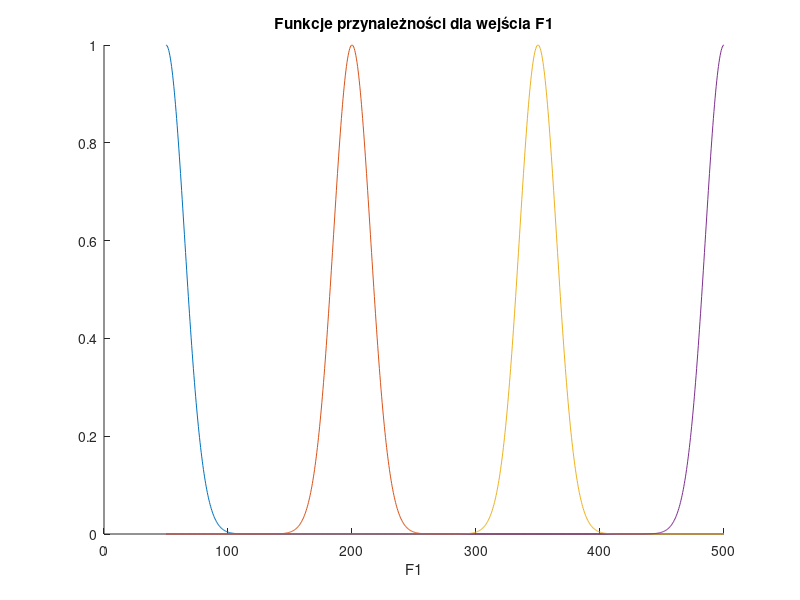
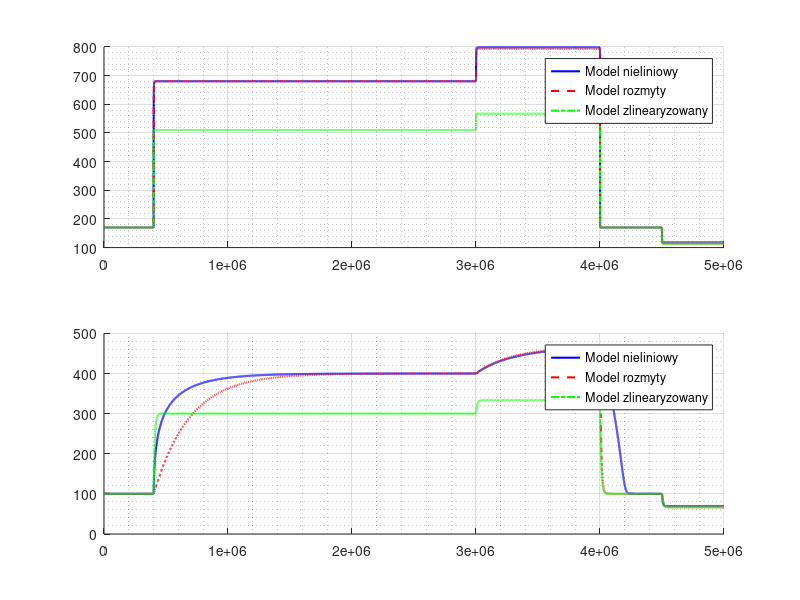

MATLAB code to generate these figures, in order:
%% Porównanie modelu nieliniowego i zlinearizowanego
clear; clc;

Tend = 50e5;
h0 = [170; 100];
F1 = @(t) 200 + 300*(t >= 4e5) - 350*(t >= 40e5);
FD = @(t) 100 + 50*(t >= 30e5) - 50 *(t >= 45e5);

% W stanach przejściowych model rozmyty dalej zachowuje się niezbyt dobrze
% podobnie jak model liniowy, ale w stanach ustalownych dopasowuje się
% bardzo dobrze do modelu nieliniowego. Warto zauważyć, że stany
% przejściowe dla wysokości h1 też są dobrze odwzorowane, natomiast
% problematyczne jest h2 ze względu na długi czas reakcji. 
% My rozmywamy tylko F1, a Fd traktujemy jako zakłócenie (z założenia bliskie 100), ale można by zrobić rozmycie po parze F1, Fd.
% W ten sposób model rozmyty mógłby lepiej reagować na zmiany zakłócenia i moglibyśmy zaprojektować zakres pracy Fd.


%% ---------------------------------------------------------------
% Model nieliniowy dynamiczny

fNonlinear = @(t,h) [ ...
    ( F1(t) + FD(t) - 23 * sqrt(h(1))) / (0.7 * h(1)) ; ...
    ( 23 * sqrt(h(1)) - 30 * sqrt(h(2))) / (1.35 * h(2)^2) ...
];


%% ---------------------------------------------------------------
%  Model zlinearyzowany

F1_point = 200;
Fd_point = 100;
h1_point = ( 1/23 * (F1_point + Fd_point) )^2;
h2_point = ( 1/30 * (F1_point + Fd_point) )^2;

A = zeros(2,2);
A(1,1) = -1.42857142857143*(F1_point + Fd_point - 23*sqrt(h1_point))/h1_point^2 - 16.4285714285714/h1_point^(3/2);
A(1,2) = 0;
A(2,1) = 8.51851851851852/(sqrt(h1_point)*h2_point^2);
A(2,2) = -1.48148148148148*(23*sqrt(h1_point) - 30*sqrt(h2_point))/h2_point^3 - 11.1111111111111/h2_point^(5/2);

B = zeros(2,2);
B(1,1) = 1.42857142857143/h1_point;
B(1,2) = 1.42857142857143/h1_point;
B(2,1) = 0;
B(2,2) = 0;

fLinear = @(t,h) A * (h - [h1_point; h2_point]) + B * [F1(t) - F1_point; FD(t) - Fd_point];


%% ---------------------------------------------------------------
% Model rozmyty z lokalnymi modelami zlinearizowanymi

% Zbiory rozmyte dla wejścia F1
% (Zał: Fd = 100)
F1Range = [50, 500];

NumOfFuzzySets = 4;
F1p = linspace(F1Range(1), F1Range(2), NumOfFuzzySets);
DF1p = F1p(2) - F1p(1);

mf = cell(1, NumOfFuzzySets);
sigma = 0.1*DF1p;
for i = 1:NumOfFuzzySets
    c = F1p(i);
    mf{i} = @(z) gaussmf(z, [sigma c]);
end

figure(1);
x = linspace(F1Range(1), F1Range(2), 1000);
hold on;
title('Funkcje przynależności dla wejścia F1');
xlabel('F1');
for i = 1:NumOfFuzzySets
    plot(x, mf{i}(x));
end

% Lokalne modele zlinearizowane
fLin = cell(1, NumOfFuzzySets);
for i = 1:NumOfFuzzySets
    F1p_ = F1p(i);
    Fdp_ = 100;
    h1p_ = ( 1/23 * (F1p_ + Fdp_) )^2;
    h2p_ = ( 1/30 * (F1p_ + Fdp_) )^2;

    A = zeros(2,2);
    A(1,1) = -1.42857142857143*(F1p_ + Fdp_ - 23*sqrt(h1p_))/h1p_^2 - 16.4285714285714/h1p_^(3/2);
    A(1,2) = 0;
    A(2,1) = 8.51851851851852/(sqrt(h1p_)*h2p_^2);
    A(2,2) = -1.48148148148148*(23*sqrt(h1p_) - 30*sqrt(h2p_))/h2p_^3 - 11.1111111111111/h2p_^(5/2);

    B = zeros(2,2);
    B(1,1) = 1.42857142857143/h1p_;
    B(1,2) = 1.42857142857143/h1p_;
    B(2,1) = 0;
    B(2,2) = 0;

    fLin{i} = @(h,F) A * (h - [h1p_; h2p_]) + B * (F - [F1p_; Fdp_]);
end

% Model rozmyty
fFuzzy = @(t,h) fuzzy_eval(t, h, mf, fLin, NumOfFuzzySets, F1, FD);
function dh = fuzzy_eval(t, h, mf, fLin, NumOfFuzzySets, F1, FD)
    F1t = F1(t);
    FDt = FD(t);

    num = zeros(2,1);
    den = 0;
    for i = 1:NumOfFuzzySets
        mu = mf{i}(F1t);
        num = num + mu * fLin{i}(h, [F1t; FDt]);
        den = den + mu;
    end
    dh = num / den;    
end


%% ---------------------------------------------------------------
% Symulacja modeli nieliniowego i rozmytego

[tn, hn] = ode45(fNonlinear, [0, Tend], h0, odeset('RelTol',1e-6));
[tl, hl] = ode45(fLinear, [0, Tend], h0, odeset('RelTol',1e-6));
[tf, hf] = ode45(fFuzzy, [0, Tend], h0, odeset('RelTol',1e-6));

% Rysowanie wyników
figure(2);
subplot(2,1,1);
hold on;
plot(tn, hn(:,1), 'b', 'LineWidth', 1.5); 
plot(tf, hf(:,1), 'r--', 'LineWidth', 1.5);
plot(tl, hl(:,1), 'g-.', 'LineWidth', 1.5);
legend('Model nieliniowy', 'Model rozmyty', 'Model zlinearyzowany', 'Location', 'northeast');
grid on
grid minor
subplot(2,1,2);
hold on;
plot(tn, hn(:,2), 'b', 'LineWidth', 1.5); 
plot(tf, hf(:,2), 'r--', 'LineWidth', 1.5);
plot(tl, hl(:,2), 'g-.', 'LineWidth', 1.5);
legend('Model nieliniowy', 'Model rozmyty', 'Model zlinearyzowany', 'Location', 'northeast');
grid on;
grid minor
